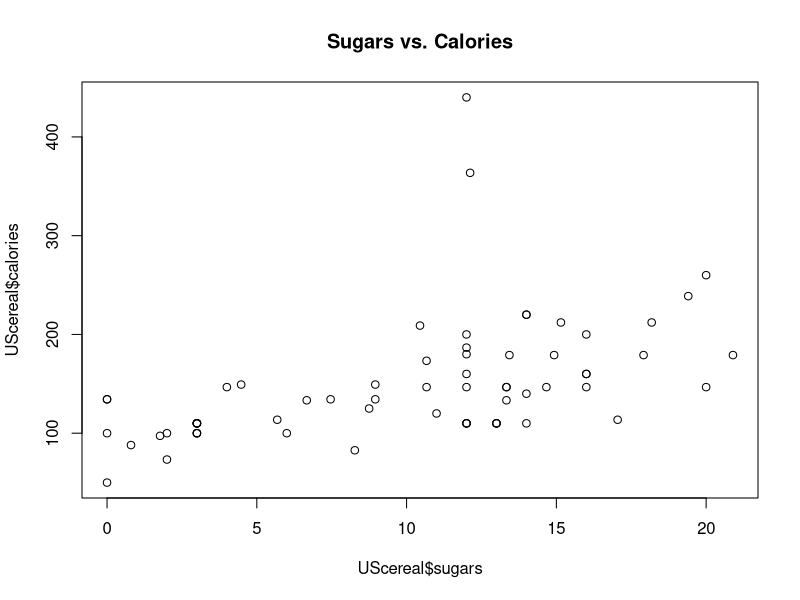

The R source for this figure: (Note: this script raises an error after producing the figure.)

# Data Visualization ------------------------------------------------------

#Graphizal tools to interpret patterns: Exploratory visualization & Explanatory visualization

#4 graphics systems in R: Base graphics; Grid graphics; Lattice graphics; ggplot2
# Base: MASS package
library(MASS)
plot(UScereal$sugars,UScereal$calories)
title("Sugars vs. Calories")
# Grid (More power and ability than Base plots)
pushViewport(plotViewport())
pushViewport(dataViewport(x, y))
grid.rect()
grid.xaxis()
grid.yaxis()
grid.points(x, y)
grid.text("UScereal$calories", x = unit(-3, "lines"), rot = 90)
grid.text("UScereal$sugars", y = unit(-3, "lines"), rot = 0)
popViewport(2)